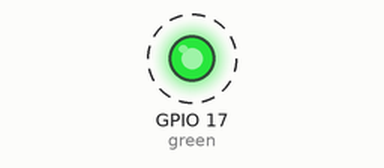
A program run on a simulated Raspberry Pi (BCM pin numbers). On the bench: output pins drawn as LEDs (lit = HIGH). Dashed ring = blinking.

Above: at 0.5 s.
Timing chart, 0 to 4.6 s (numbered marks = the images above):
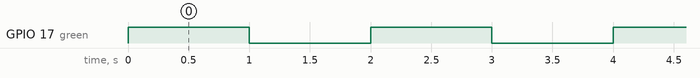

The program:

ledBlink-2.py
```python
# This is an alternative for blinking an LED
# Instead of calling ON/OFF with a delay,
# this program generated the blinking on/off cycle
# with just a single function call
# Blinking interval is hard-coded to 1 second
# in the library. That is 1 sec on, 1 sec off

from gpiozero import LED
from signal import pause

green=LED(17)

green.blink()

pause()
```

Measured:
- by itself, GPIO 17 (green): alternates HIGH for 1.0 s and LOW for 1.0 s
